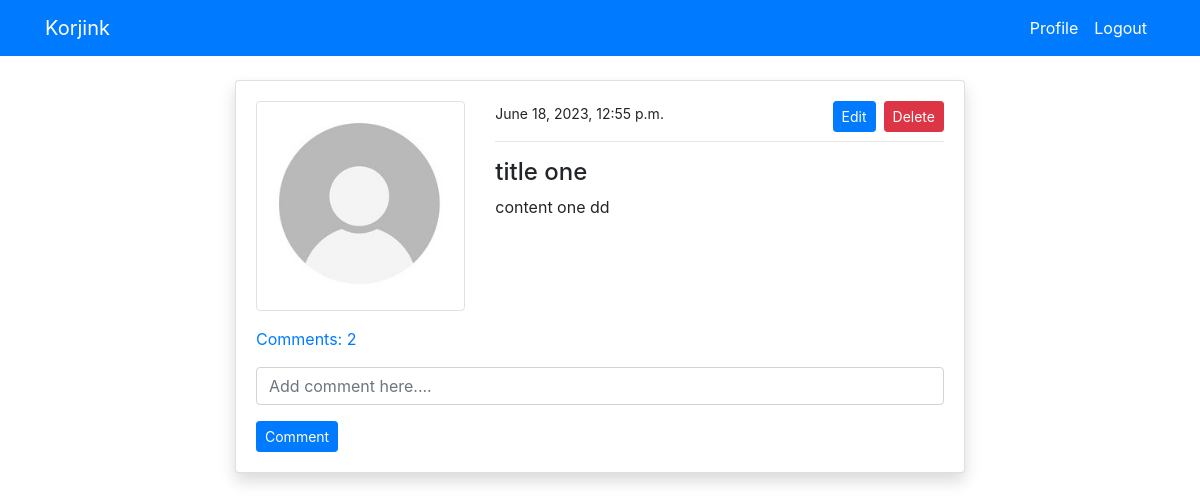
The app's page /post_detail/1/ (signed in) with its own data.
### blog/models.py (models this page shows, shortened)
class PostModel(models.Model):
    title = models.CharField(max_length=100)
    content = models.TextField()
    author = models.ForeignKey(User, on_delete=models.CASCADE)
    date_created = models.DateTimeField(auto_now_add=True)
    class Meta:
        ordering = ('-date_created',)
    def comment_count(self):
        return self.comment_set.all().count()
    def comments(self):
        return self.comment_set.all()

### users/models.py (models this page shows, shortened)
class ProfileModel(models.Model):
    user = models.OneToOneField(User, on_delete=models.CASCADE)
    image = models.ImageField(default='default.jpg', upload_to='profile', validators=[
                              FileExtensionValidator(['png', 'jpg'])])

### blog/views.py (the view)
# urls.py: path('post_detail/<int:pk>/', views.post_detail, name='blog-post-detail'),
@login_required
def post_detail(request, pk):
    post = PostModel.objects.get(id=pk)
    if request.method == 'POST':
        c_form = CommentForm(request.POST)
        if c_form.is_valid():
            instance = c_form.save(commit=False)
            instance.user = request.user
            instance.post = post
            instance.save()
            return redirect('blog-post-detail', pk=post.id)
    else:
        c_form = CommentForm()
    context = {
        'post': post,
        'c_form': c_form,
    }
    return render(request, 'blog/post_detail.html', context)

### blog/forms.py
class CommentForm(forms.ModelForm):
    content = forms.CharField(
        label='', widget=forms.TextInput(attrs={'placeholder': 'Add comment here....'}))
    class Meta:
        model = Comment
        fields = ('content',)

### templates/blog/post_detail.html (shortened to what this page needs)
{% extends 'partials/base.html' %}
{% load crispy_forms_tags %}
{% block content %}
<div class="container">
    <div class="row mt-5 pt-3">
        <div class="col-md-8 offset-md-2">
            <div class="card my-3 shadow">
                <div class="card-body">
                    <div class="row">
                        <div class="col-md-4">
                            <img class="img-thumbnail" src="{{ post.author.profilemodel.image.url }}" alt="profile-img">
                        </div>
                        <div class="col-md-8">
                            <small>{{ post.date_created }}</small>
                            {% if post.author == request.user %}
                            <span><a class="btn btn-danger float-right btn-sm"
                                    href="{% url 'blog-post-delete' post.id %}">Delete</a></span>
                            <span><a class="btn btn-primary mx-2 float-right btn-sm"
                                    href="{% url 'blog-post-edit' post.id %}">Edit</a></span>
                            {% endif %}
                            <hr>
                            <h4>{{ post.title }}</h4>
                            <p>
                                {{ post.content }}
                            </p>
                        </div>
                    </div>
                    <p class="mt-3">
                        <a class="" data-toggle="collapse" href="#collapseExample" role="button" aria-expanded="false"
                            aria-controls="collapseExample">
                            Comments: {{ post.comment_count }}
                        </a>
                    </p>
                    <form method="POST">
                        {{ c_form|crispy }}
                        <input class="btn btn-primary btn-sm" type="submit" value="Comment">
                    </form>
                </div>
            </div>
        </div>
    </div>
</div>
{% endblock %}

### records on screen
PostModel: author.profilemodel.image (placeholder picture), date_created "June 18, 2023, 12:55 p.m.", title "title one", content "content one dd", comment_count "2"
